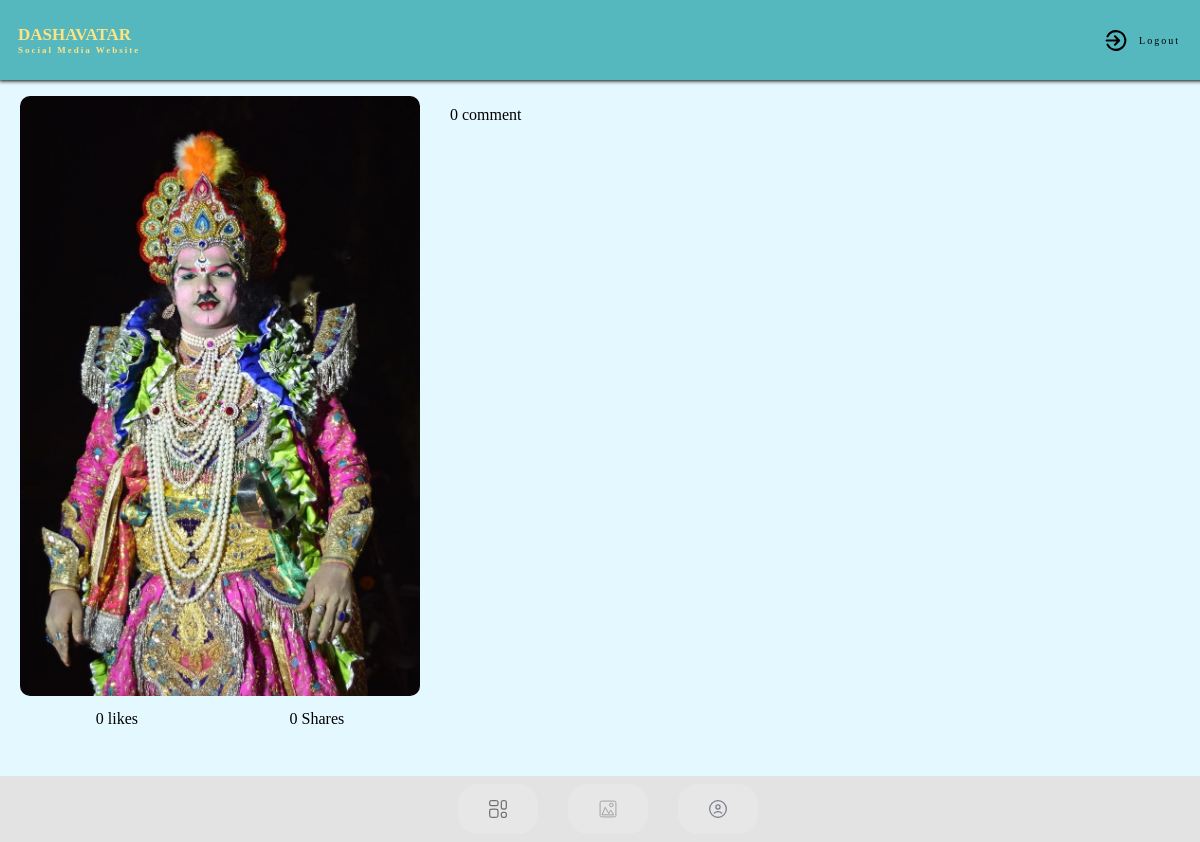
The app's page /userpost/14ec0037-39b0-4e7d-8b49-874c3b323edc (signed in), older data.
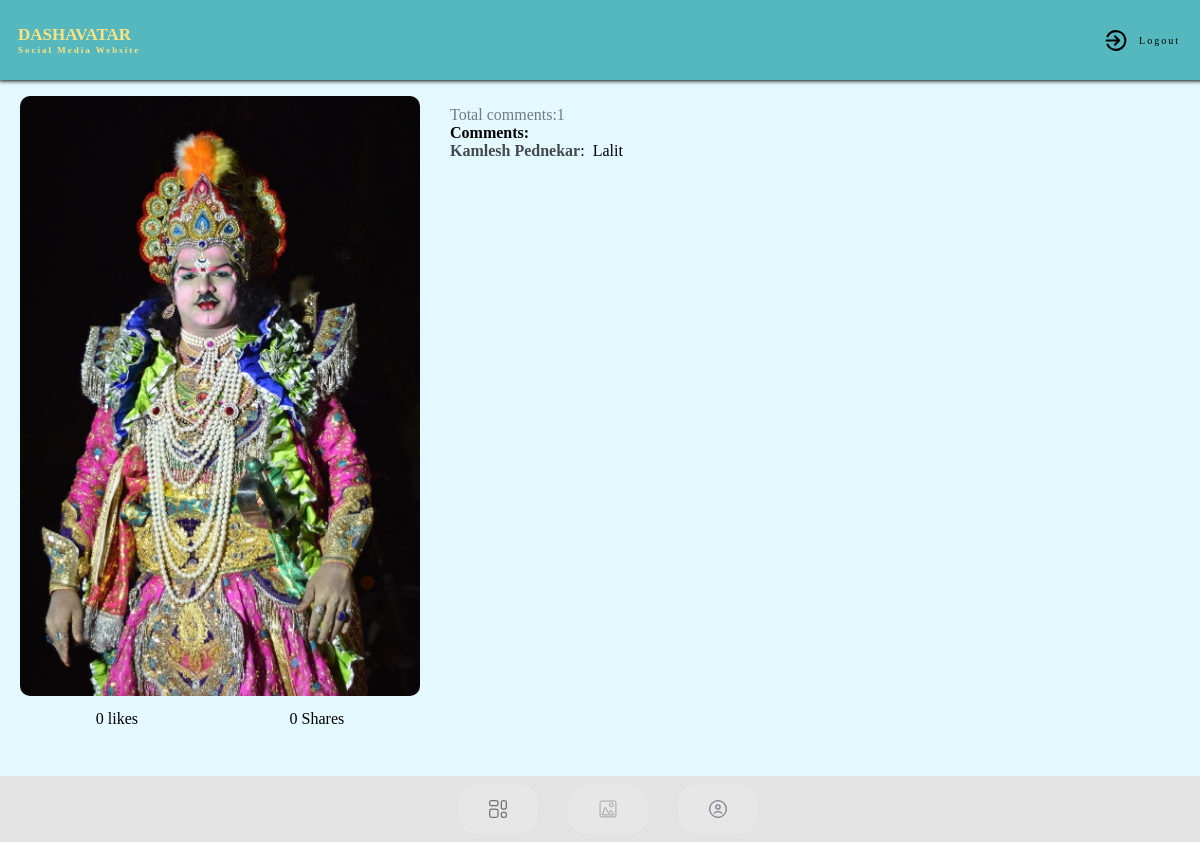
The same page, newer data.
### socialweb/models.py (models this page shows, shortened)
class CommentPost(models.Model):
    post_id = models.CharField(max_length=500)
    user = models.CharField(max_length=100)
    comment = models.TextField()
    created_at = models.DateTimeField(default=datetime.now)

### socialweb/views.py (the view)
# urls.py: path('userpost/<str:id>',views.userpost, name='userpost')
@login_required(login_url='login')
def userpost(request,id):
    user=CustomUser.objects.get(id=request.user.id)
    user_posts = Post.objects.get(id=id)
    postlikes = LikePost.objects.filter(post_id=id)
    shareposts = SharePost.objects.filter(post_id=id)
    postlike = len(LikePost.objects.filter(post_id=id))
    sharepost = len(SharePost.objects.filter(post_id=id))
    post_comments = CommentPost.objects.filter(post_id=id).order_by('-created_at')
    lencom=len(post_comments)
    context = {
        'user_posts': user_posts,
        'post_comments': post_comments,
        'lencom':lencom,
        'postlike':postlike,
        'postlikes':postlikes,
        'sharepost':sharepost,
        'shareposts':shareposts,
    }
    if user.user_type =='1':
        return redirect('/')
    return render(request,'userpost.html',context)

### templates/userpost.html (shortened to what this page needs)
{% extends "dashboard.html" %}
{% block dashboard %}
<div class="postview" >
    <div class="view" style="margin-bottom: 10px;">
      <img
        src="{{ user_posts.content.url }}"
        alt=""
        srcset=""
      />
      <div class="com">
          <div class="likes">
          {% if postlikes %}
      <p style="opacity: 50%;">Total Likes:{{postlike}}</p>
      <strong>Likes by:</strong>
      {% for pl in postlikes %}
        <p><b style="opacity: 70%;">{{ pl.username }}</b></p>
        {% endfor %}
      {% else %}
      <p>0 likes</p>
      {% endif %}
  </div>
  <div class="shares">
      {% if shareposts %}
  <p style="opacity: 50%;">Total Shares:{{sharepost}}</p>
  <strong>Share by:</strong>
  {% for s in shareposts %}
    <p><b style="opacity: 70%;">{{ s.username }}</b></p>
    {% endfor %}
  {% else %}
  <p>0 Shares</p>
  {% endif %}
  </div>
    </div>
</div>
<div class="commentss">
{% if post_comments %}
<p style="opacity: 50%;">Total comments:{{lencom}}</p>
<strong>Comments:</strong>
{% for comment in post_comments %}
  <p><b style="opacity: 70%;">{{ comment.user }}</b>:&nbsp;&nbsp;{{ comment.comment }}</p>
  {% endfor %}
{% else %}
<p>0 comment</p>
{% endif %}
</div>
    </div>
{% endblock %}

Row changes from the older to the newer data that the page shows:
added CommentPost: user "Kamlesh Pednekar", comment "Lalit"
Text that changed along with them:
{{ lencom }}: (not shown) → "1"
text no longer shown: "0 comment"
text now shown: "Total comments: Comments:"
